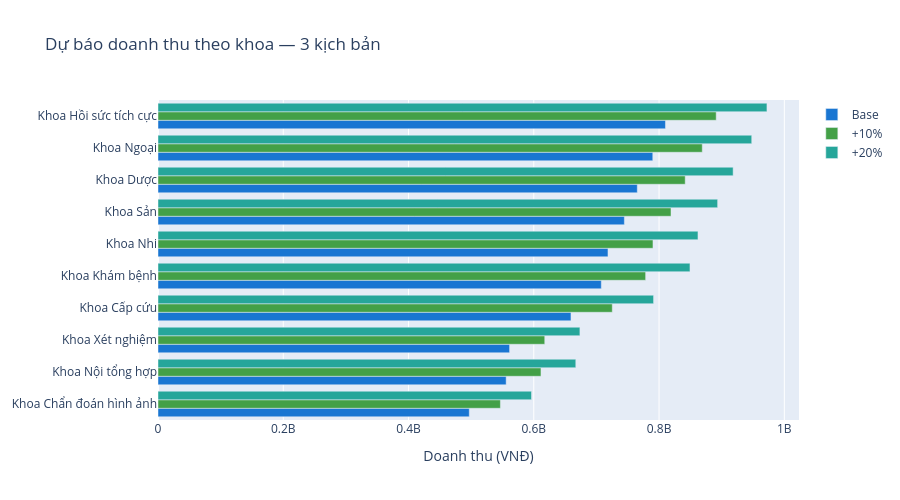

The code cell stored with this chart in its notebook:
### Code cell
# Grouped bar: base vs +10% vs +20% theo khoa
dept_sorted = dept_last30.sort_values("forecast_base", ascending=True)

fig = go.Figure()
fig.add_trace(go.Bar(
    y=dept_sorted["TEN_KHOAPHONG"],
    x=dept_sorted["forecast_base"],
    name="Base", orientation="h", marker_color="#1976d2",
))
fig.add_trace(go.Bar(
    y=dept_sorted["TEN_KHOAPHONG"],
    x=dept_sorted["forecast_plus10"],
    name="+10%", orientation="h", marker_color="#43a047",
))
fig.add_trace(go.Bar(
    y=dept_sorted["TEN_KHOAPHONG"],
    name="+20%", orientation="h", marker_color="#26a69a",
    x=dept_sorted["forecast_plus20"],
))
fig.update_layout(
    title="Dự báo doanh thu theo khoa — 3 kịch bản",
    barmode="group",
    xaxis_title="Doanh thu (VNĐ)",
    height=500,
)
fig.show()

### Figure 1 — Plotly figure (JSON) as saved in the notebook; plotly's stock layout.template omitted (floating-point values rounded to 4 significant figures)
{"data": [{"marker": {"color": "#1976d2"}, "name": "Base", "orientation": "h", "type": "bar", "x": [497000000.0, 555900000.0, 561400000.0, 659400000.0, 707800000.0, 718500000.0, 744600000.0, 765200000.0, 790000000.0, 810200000.0], "y": ["Khoa Chẩn đoán hình ảnh", "Khoa Nội tổng hợp", "Khoa Xét nghiệm", "Khoa Cấp cứu", "Khoa Khám bệnh", "Khoa Nhi", "Khoa Sản", "Khoa Dược", "Khoa Ngoại", "Khoa Hồi sức tích cực"]}, {"marker": {"color": "#43a047"}, "name": "+10%", "orientation": "h", "type": "bar", "x": [546700000.0, 611500000.0, 617500000.0, 725300000.0, 778600000.0, 790300000.0, 819100000.0, 841800000.0, 869000000.0, 891200000.0], "y": ["Khoa Chẩn đoán hình ảnh", "Khoa Nội tổng hợp", "Khoa Xét nghiệm", "Khoa Cấp cứu", "Khoa Khám bệnh", "Khoa Nhi", "Khoa Sản", "Khoa Dược", "Khoa Ngoại", "Khoa Hồi sức tích cực"]}, {"marker": {"color": "#26a69a"}, "name": "+20%", "orientation": "h", "type": "bar", "x": [596400000.0, 667100000.0, 673600000.0, 791200000.0, 849400000.0, 862100000.0, 893500000.0, 918300000.0, 948000000.0, 972300000.0], "y": ["Khoa Chẩn đoán hình ảnh", "Khoa Nội tổng hợp", "Khoa Xét nghiệm", "Khoa Cấp cứu", "Khoa Khám bệnh", "Khoa Nhi", "Khoa Sản", "Khoa Dược", "Khoa Ngoại", "Khoa Hồi sức tích cực"]}], "layout": {"barmode": "group", "height": 500, "title": {"text": "Dự báo doanh thu theo khoa — 3 kịch bản"}, "xaxis": {"title": {"text": "Doanh thu (VNĐ)"}}}}
